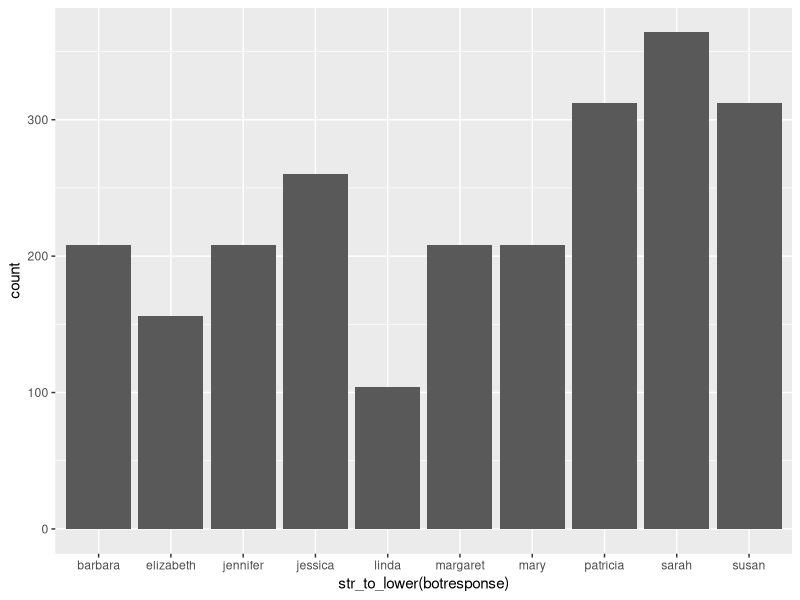
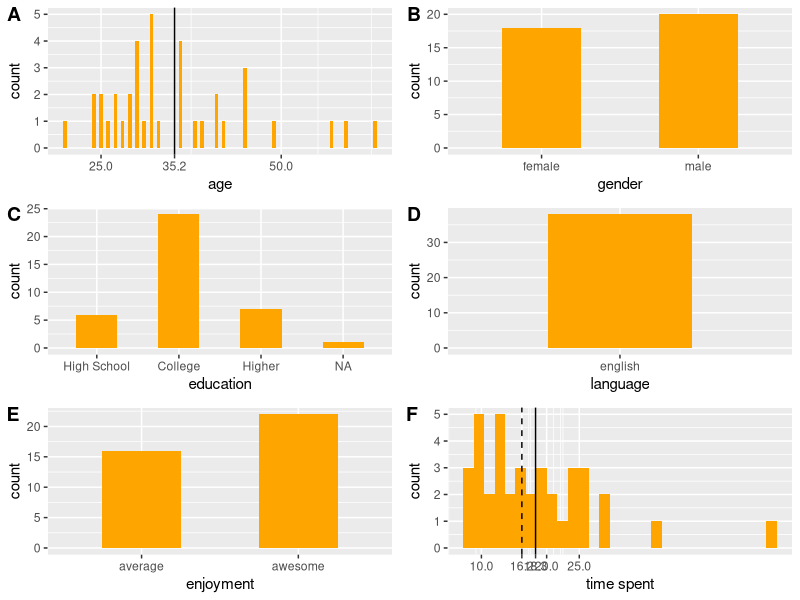
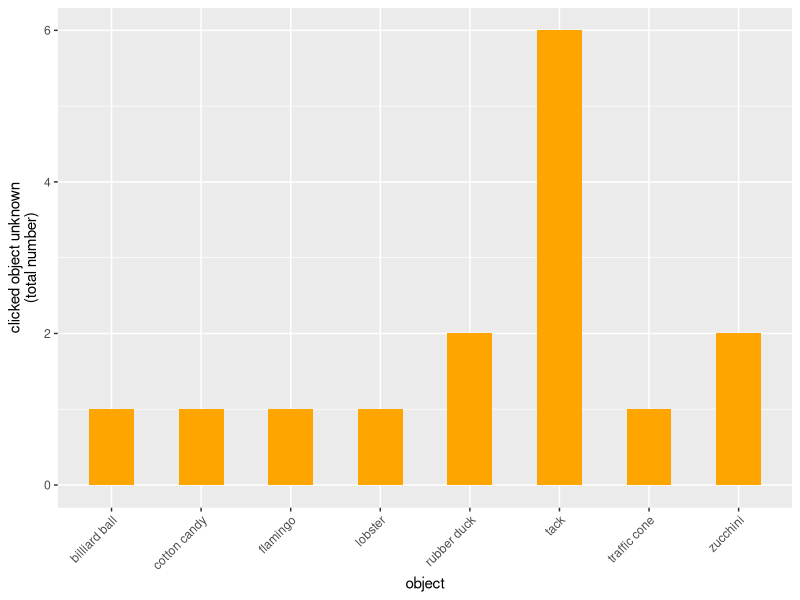
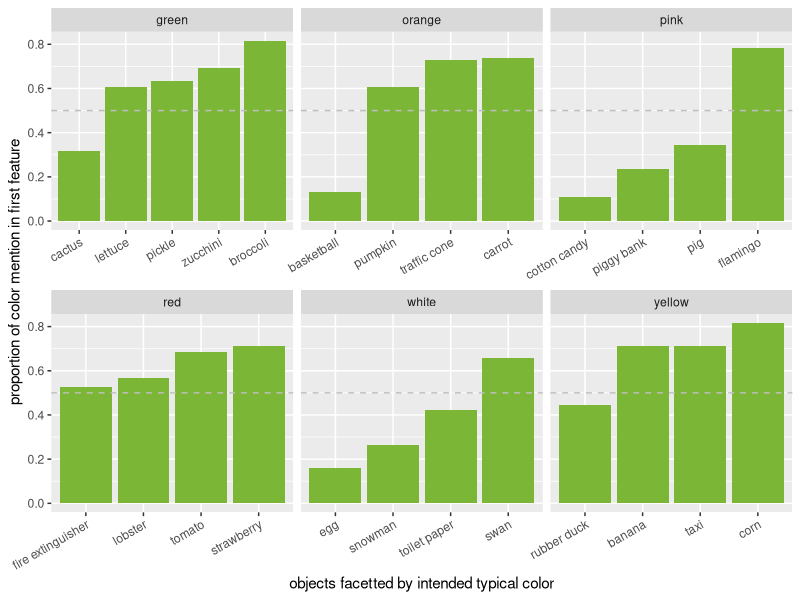
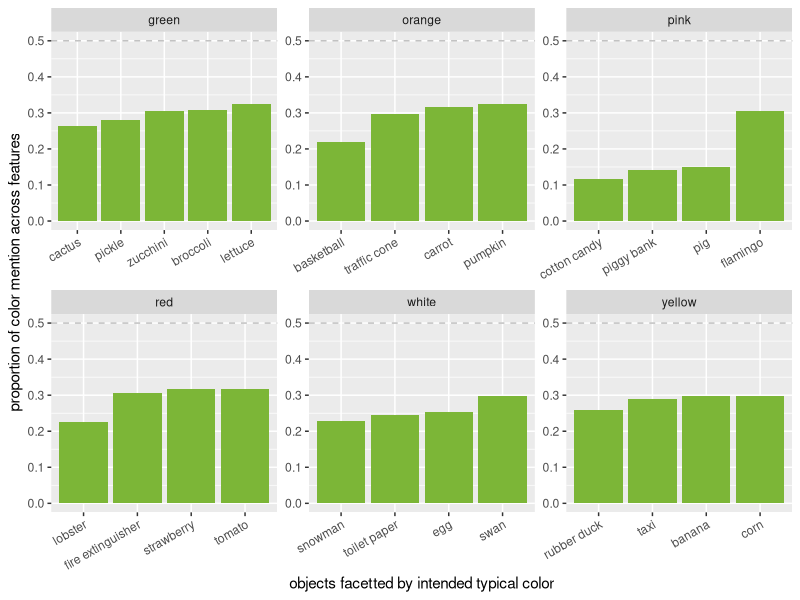
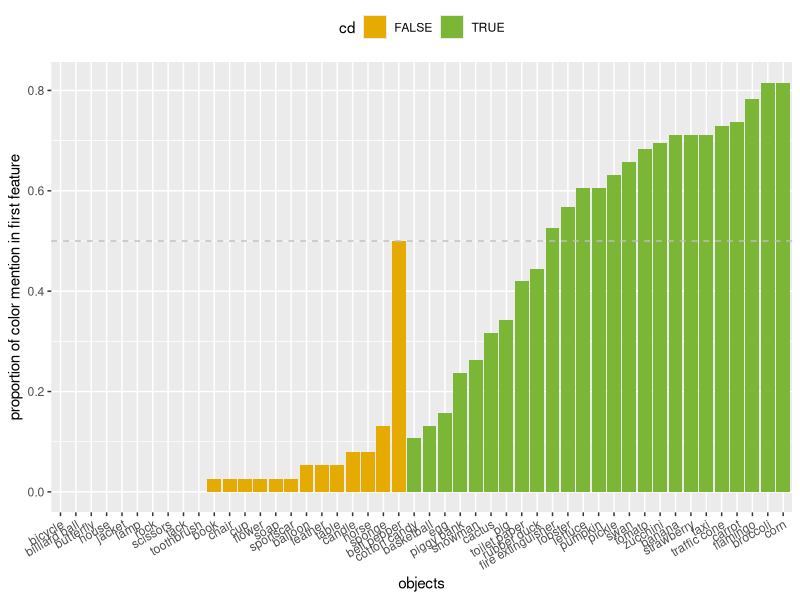
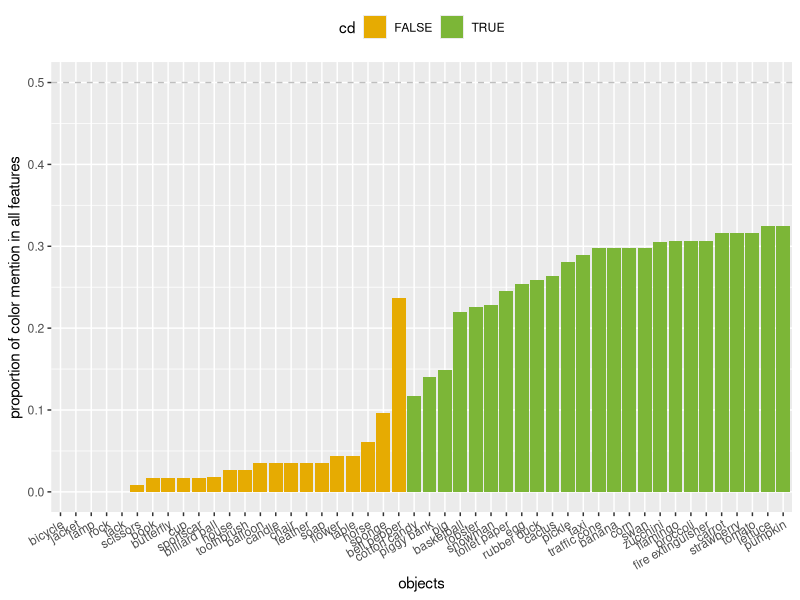
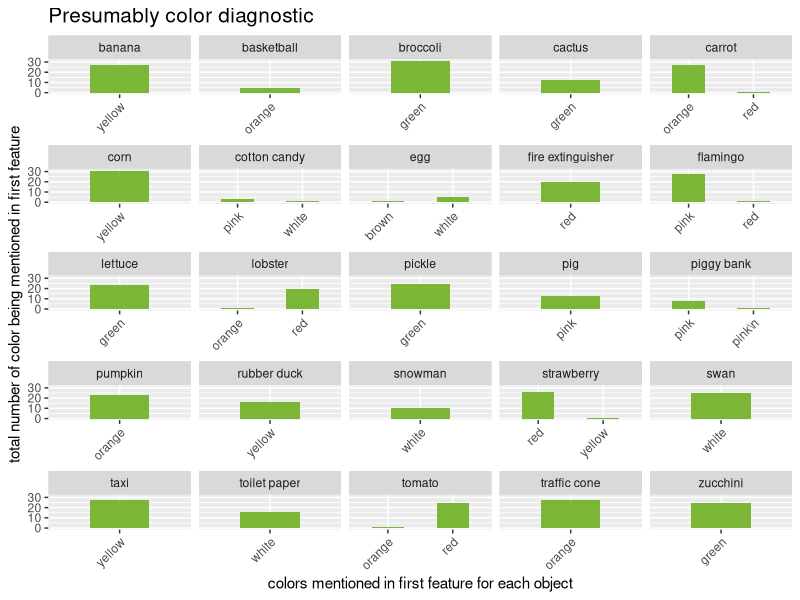

Recreate these plots in R, in order.
## ---- chunk 1
knitr::opts_chunk$set(echo = TRUE)
## ---- chunk 2
library(cowplot)
library(tidyverse)
library(here)

df_import = read_csv(here("data","01_norming","02_main","01_ListFeature-norming","data.csv")) %>% 
  # exclude test
  # weird filter property that it will exclude NAs
  filter(is.na(comments) | comments != "TEST")
## ---- chunk 3
ggplot(df_import,aes(x=str_to_lower(botresponse))) +
  geom_histogram(stat="count")
## ---- chunk 4

df_clean = df_import %>% 
  # exclude multiple submissions
  arrange(startTime) %>% 
  distinct(anon_worker_id,trial_number, .keep_all = TRUE) %>% 
  # exclude participants who didn't answer the bot task (probably bots which hacked javascript code), if necessary
  # filter(botresponse=="") %>% 
  # exclude participants who didn't pass control objects (nonce words)
  mutate(control = ifelse((question == "wobs" | question == "ebbler" | question == "briggle" | question == "florbs"),T,F)) %>%  
  mutate(correct_controls = ifelse(control & obj_unknown,T,F)) %>% 
  group_by(anon_worker_id) %>% 
  mutate(pass_controls = ifelse(sum(correct_controls)<2,F,T)) %>% 
  filter(pass_controls) %>% 
  # exclude participants who rated more than 8 as "object unknown"
  # excludes 2 workers
  filter(!sum(obj_unknown)>8) %>% 
  ungroup()

# number of participants before exclusion (40)
length(unique(df_import$anon_worker_id))
# number of participants after exclusion (38)
length(unique(df_clean$anon_worker_id))


df = df_clean %>%
  filter(!control) %>% 
  select(feature1,feature2,feature3,obj_unknown,question,anon_worker_id) %>% 
  mutate_at(vars(feature1,feature2,feature3),funs(str_to_lower(.)))
## ---- chunk 5
# other info
engl_spellings = c("english", "englis", "eng", "engilsh")

df_subj = df_clean %>% 
  select(age,gender,education,languages,enjoyment,timeSpent,HitCorrect,comments,anon_worker_id) %>% 
  distinct() %>% 
  mutate_at(vars(languages), funs(str_to_lower(.))) %>% 
  mutate_at(vars(languages), funs(ifelse(. %in% engl_spellings, "english", .))) %>% 
  mutate(lang=ifelse(languages == "english","english","other")) %>% 
  mutate_at(vars(age), funs(as.integer(.))) %>% 
  mutate_at(vars(enjoyment), 
            funs(ifelse(.==1,"average",
                        ifelse(.==2,"awesome","other")))) %>% 
  mutate(edu = ifelse(str_detect(education,"high_school"),"High School",
                      ifelse(str_detect(education,"college"),"College","Higher"))) %>% 
  mutate_at(vars(edu), funs(fct_relevel(.,"High School", "College", "Higher")))


mean_age = round(mean(df_subj$age),digits = 1)
p_age = ggplot(df_subj,aes(x=age)) +
  geom_bar(width = .5,
           fill = "orange") +
  geom_vline(xintercept= mean_age) +
  scale_x_continuous(breaks=c(25,50,75,mean_age))

p_gen = ggplot(df_subj,aes(x=gender)) +
  geom_bar(width = .5,
           fill = "orange")

p_edu = ggplot(df_subj,aes(x=edu)) +
  geom_bar(width = .5,
           fill = "orange") +
  xlab("education")
  # theme(axis.text.x = element_text(angle = 25, hjust = 1))

p_lang = ggplot(df_subj,aes(x=lang)) +
  geom_bar(width = .5,
           fill = "orange") +
  xlab("language")
  # theme(axis.text.x = element_text(angle=45,hjust=1))

p_enj = ggplot(df_subj,aes(x=enjoyment)) +
  geom_bar(width = .5,
           fill = "orange")

mean_time = round(mean(df_subj$timeSpent), digits = 1)
median_time = round(median(df_subj$timeSpent), digits = 1)
p_time = ggplot(df_subj,aes(x=timeSpent)) +
  geom_histogram(fill = "orange") +
  geom_vline(xintercept=mean_time) +
  geom_vline(xintercept=median_time,linetype="dashed") +
  scale_x_continuous(breaks=c(median_time,mean_time,floor(0),floor(10),floor(25),floor(20))) +
  xlab("time spent")

plot_grid(p_age,p_gen,p_edu,p_lang,p_enj,p_time, labels = "AUTO", ncol = 2, align = 'v')

## ---- chunk 6
ggplot(df[df$obj_unknown==TRUE,],aes(x=question)) +
  geom_bar(width = 0.5,
           fill = "orange") +
  theme(axis.text.x = element_text(angle=45,hjust=1)) +
  xlab("object") +
  ylab("clicked object unknown\n(total number)")
## ---- chunk 7

# color_list = c("bright", "brightly", "clear", "color", "colored", "colorful", "colour", "multicolored", "black", "blue", "brown", "green", "orange", "pink", "red", "white", "yellow")

color_list = c("black", "blackish", "blue", "brown", "green", "orange", "pink", "pink\\n", "red", "white", "yellow")

white = c("snowman", "swan", "toilet paper", "egg")
orange = c("basketball", "pumpkin", "carrot", "traffic cone")
pink = c("flamingo", "piggy bank", "cotton candy", "pig")
yellow = c("banana", "taxi", "corn", "rubber duck")
red = c("tomato", "lobster", "strawberry", "fire extinguisher")
green = c("broccoli", "lettuce", "zucchini", "cactus", "pickle")

cd_list = c("snowman",
	"swan",
	"toilet paper",
	"egg",
	"basketball",
	"pumpkin",
	"carrot",
	"traffic cone",
	"flamingo",
	"piggy bank",
	"cotton candy",
	"pig",
	"banana",
	"taxi",
	"corn",
	"rubber duck",
	"tomato",
	"lobster",
	"strawberry",
	"fire extinguisher",
	"broccoli",
	"lettuce",
	"zucchini",
	"cactus",
	"pickle")

df_cat = df %>%
  filter(obj_unknown==FALSE) %>% 
  # mutate(f1_cat = ifelse(sum(str_detect(feature1,color_list)) >= 1, T, F)) %>% 
  mutate(color = case_when(question %in% white ~ "white",
                           question %in% orange ~ "orange",
                           question %in% pink ~ "pink",
                           question %in% yellow ~ "yellow",
                           question %in% red ~ "red",
                           question %in% green ~ "green", 
                           TRUE ~ "no-cd")) %>% 
  gather(feature_pos,feature_utt,feature1,feature2,feature3) %>% 
  mutate(color_mention = ifelse(feature_utt %in% color_list, T, F)) %>% 
  mutate(cd = ifelse(question %in% cd_list, T, F))

df_plot = df_cat %>% 
  select(-obj_unknown)

## ---- chunk 8
df_plot_f1 = df_plot %>% 
  # gather(feature_pos,color_mention,f1_cat,f2_cat,f3_cat) %>% 
  mutate_at(vars(color_mention),funs(as.integer(.))) %>% 
  filter(feature_pos=="feature1")

ggplot(df_plot_f1[df_plot_f1$cd==T,],aes(x=reorder(reorder(question,color_mention),cd), y=color_mention, fill=cd)) +
  facet_wrap(vars(color), scale="free_x") +
  stat_summary(fun.y = "mean",
               geom = "bar") +
  stat_summary(fun.data = "mean_cl_boot",
               geom = "linerange",
               color = "darkgrey") +
  geom_hline(yintercept = 0.5,
             linetype = "dashed",
             color = "grey") +
  theme(legend.position="none") +
  theme(axis.text.x = element_text(angle = 30, hjust=1)) +
  scale_fill_manual(values=c("#7CB637")) +
  xlab("objects facetted by intended typical color") +
  ylab("proportion of color mention in first feature")
## ---- chunk 9
df_plot_allf = df_plot %>% 
  mutate_at(vars(color_mention),funs(as.integer(.)))
  # filter(feature_pos=="feature1")

ggplot(df_plot_allf[df_plot_allf$cd==T,],aes(x=reorder(reorder(question,color_mention),cd), y=color_mention, fill=cd)) +
  facet_wrap(vars(color), scale="free") +
  stat_summary(fun.y = "mean",
               geom = "bar") +
  stat_summary(fun.data = "mean_cl_boot",
               geom = "linerange",
               color = "darkgrey") +
  geom_hline(yintercept = 0.5,
             linetype = "dashed",
             color = "grey") +
  theme(legend.position="none") +
  theme(axis.text.x = element_text(angle = 30, hjust=1)) +
  scale_fill_manual(values=c("#7CB637")) +
  xlab("objects facetted by intended typical color") +
  ylab("proportion of color mention across features")
## ---- chunk 10

ggplot(df_plot_f1,aes(x=reorder(reorder(question,color_mention),cd), y=color_mention, fill=cd)) +
  stat_summary(fun.y = "mean",
               geom = "bar") +
  stat_summary(fun.data = "mean_cl_boot",
               geom = "linerange",
               color = "darkgrey") +
  geom_hline(yintercept = 0.5,
             linetype = "dashed",
             color = "grey") +
  theme(axis.text.x = element_text(angle = 30, hjust=1)) +
  theme(legend.position="top") +
  scale_fill_manual(values=c("#E6AB02", "#7CB637")) +
  xlab("objects") +
  ylab("proportion of color mention in first feature")
## ---- chunk 11

ggplot(df_plot_allf,aes(x=reorder(reorder(question,color_mention),cd), y=color_mention, fill=cd)) +
  stat_summary(fun.y = "mean",
               geom = "bar") +
  stat_summary(fun.data = "mean_cl_boot",
               geom = "linerange",
               color = "darkgrey") +
  geom_hline(yintercept = 0.5,
             linetype = "dashed",
             color = "grey") +
  theme(axis.text.x = element_text(angle = 30, hjust=1)) +
  theme(legend.position="top") +
  scale_fill_manual(values=c("#E6AB02", "#7CB637")) +
  xlab("objects") +
  ylab("proportion of color mention in all features")
## ---- chunk 12
# CD, color
df_cd_coloronly = df_plot_f1 %>% 
  filter(cd) %>% 
  filter(as.logical(color_mention))

ggplot(df_cd_coloronly, aes(x=feature_utt)) +
  geom_bar(stat = "count",
           fill = "#7CB637",
           width = 0.5) +
  ggtitle("Presumably color diagnostic") +
  facet_wrap(vars(question), scale="free_x") +
  theme(plot.title = element_text(size=15)) +
  theme(axis.text.x = element_text(angle = 45, hjust = 1)) +
  xlab("colors mentioned in first feature for each object") +
  ylab("total number of color being mentioned in first feature")

# no CD, color
df_nocd_coloronly = df_plot_f1 %>% 
  filter(!cd) %>% 
  filter(as.logical(color_mention))

ggplot(df_nocd_coloronly, aes(x=feature_utt)) +
  geom_bar(stat="count",
           fill = "#E6AB02",
           width = 0.5) +
  ggtitle("Presumably non color diagnostic") +
  facet_wrap(vars(question), scale="free_x") +
  theme(plot.title = element_text(size=15)) +
  theme(axis.text.x = element_text(angle = 45, hjust = 1)) +
  xlab("colors mentioned in first feature for each object") +
  ylab("total number of color being mentioned in first feature")
## ---- chunk 13
# CD, color
df_cd_coloronly = df_plot %>% 
  filter(cd) %>% 
  filter(color_mention)

ggplot(df_cd_coloronly, aes(x=feature_utt)) +
  geom_bar(stat = "count",
           fill = "#7CB637",
           width = 0.5) +
  ggtitle("Presumably color diagnostic") +
  facet_wrap(vars(question), scale="free_x") +
  theme(plot.title = element_text(size=15)) +
  theme(axis.text.x = element_text(angle = 45, hjust = 1)) +
  xlab("colors mentioned in all features for each object") +
  ylab("total number of color being mentioned in all features")

# no CD, color
df_nocd_coloronly = df_plot %>% 
  filter(!cd) %>% 
  filter(color_mention)

ggplot(df_nocd_coloronly, aes(x=feature_utt)) +
  geom_bar(stat="count",
           fill = "#E6AB02",
           width = 0.5) +
  ggtitle("Presumably non color diagnostic") +
  facet_wrap(vars(question), scale="free_x") +
  theme(plot.title = element_text(size=15)) +
  theme(axis.text.x = element_text(angle = 45, hjust = 1)) +
  xlab("colors mentioned in first feature for each object") +
  ylab("total number of color being mentioned in first feature")
## ---- chunk 14

freq_feature_list = df_plot %>% 
  filter(!color_mention) %>% 
  arrange(feature_utt) %>% 
  group_by(feature_utt) %>% 
  summarize(n=n()) %>% 
  filter(n>=2) 

# did I miss any color utterances?
freq_feature_list$feature_utt

# CD, no color
df_cd_nocol_infreq = df_plot %>% 
  filter(cd) %>% 
  filter(!color_mention & !(feature_utt %in% freq_feature_list$feature_utt))

table(arrange(df_cd_nocol_infreq,feature_utt)$feature_utt)

# ggplot(df_cd_nocol_infreq, aes(x=feature_utt)) +
#   geom_bar(stat="count") +
#   facet_wrap(vars(question), scale="free") +
#   theme(axis.text.x = element_text(angle = 45, hjust = 1))

# no CD, no color
df_nocd_nocol_infreq = df_plot %>% 
  filter(!cd) %>% 
  filter(!color_mention & !(feature_utt %in% freq_feature_list$feature_utt))

table(arrange(df_nocd_nocol_infreq,feature_utt)$feature_utt)

# ggplot(df_nocd_nocol_infreq, aes(x=feature_utt)) +
#   geom_bar(stat="count") +
#   facet_wrap(vars(question), scale="free") +
#   theme(axis.text.x = element_text(angle = 45, hjust = 1))
